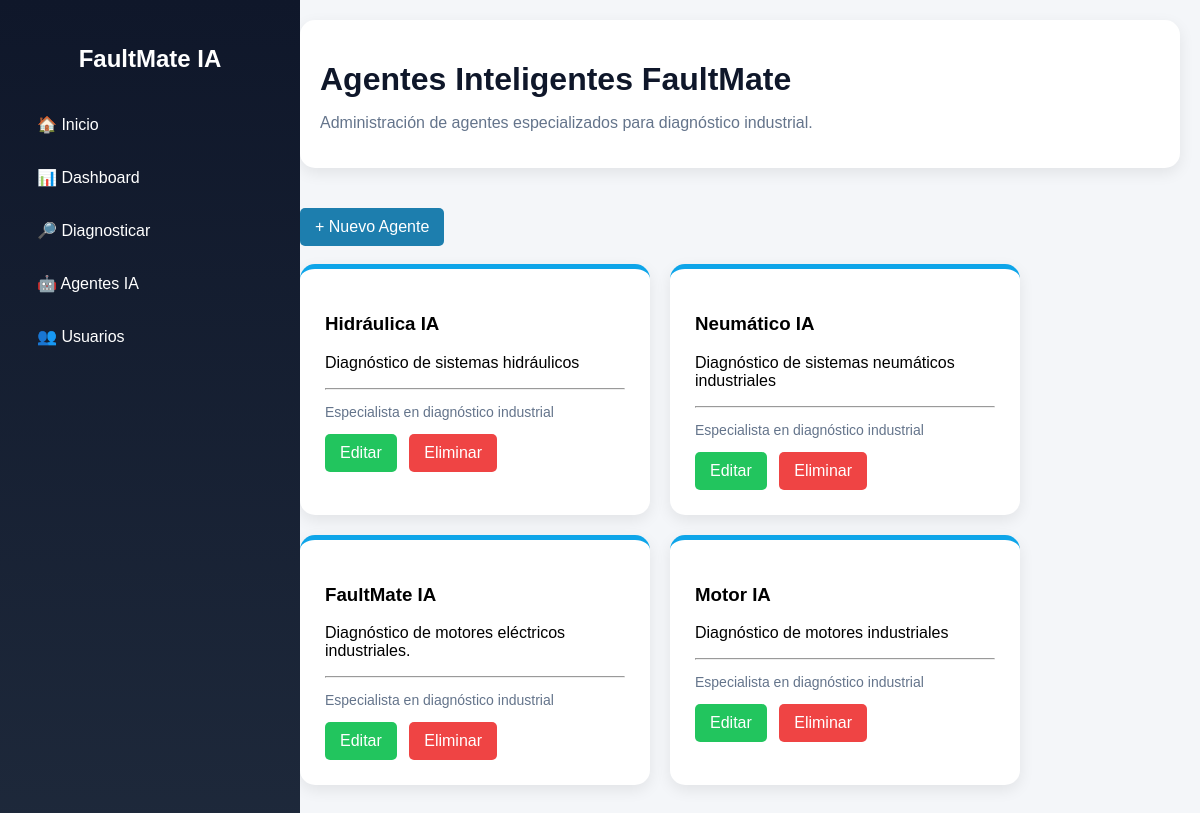
Page /agentes/ on the committed database.
### agentes/models.py (models this page shows, shortened)
class Agentes(models.Model):
    nombre = models.CharField(max_length=100)
    descripcion = models.TextField()
    prompt = models.TextField(
        blank=True,
        null=True
    )
    temperatura = models.FloatField(default=0.7)
    tokens = models.IntegerField(default=1000)

### dashboard/views.py (the view)
# urls.py: path('agentes/', views.agentes, name='agentes'),
def agentes(request):
    agentes = Agentes.objects.all()
    return render(
        request,
        'dashboard/agentes.html',
        {
            'agentes': agentes
        }
    )

### dashboard/templates/dashboard/agentes.html (shortened to what this page needs)
<!DOCTYPE html>
<html>
<head>
</head>
<body>
<div class="sidebar">
<h2> FaultMate IA</h2>
<a href="/">🏠 Inicio</a>
<a href="/dashboard/">📊 Dashboard</a>
<a href="/diagnosticar/">🔎 Diagnosticar</a>
<a href="/agentes/">🤖 Agentes IA</a>
<a href="/usuarios/">👥 Usuarios</a>
</div>
<div class="main">
<div class="header">
    <h1> Agentes Inteligentes FaultMate</h1>
<p>
Administración de agentes especializados para diagnóstico industrial.
</p>
</div>
<div class="container">
<a href="/agentes/nuevo/" class="btn">
+ Nuevo Agente
</a>
<br><br>
<div class="cards">
{% for agente in agentes %}
<div class="card">
<h3>
 {{ agente.nombre }}
</h3>
<p>{{ agente.descripcion }}</p>
<hr>
<p style="color:#64748b;font-size:14px;">
Especialista en diagnóstico industrial
</p>
<a href="/agentes/editar/{{ agente.id }}/" class="btn btn-editar">
        Editar
</a>
<a href="/agentes/eliminar/{{ agente.id }}/" class="btn btn-eliminar">
Eliminar
</a>
</div>
{% endfor %}
</div>
<br>
</div>
</div>
</body>
</html>

### dashboard/templates/dashboard/agentes.html (style rules this page uses)
body { font-family:Arial,sans-serif; background:#f4f6f9; margin:0; display:flex; }
.header { background:white; padding:20px; border-radius:15px; margin:20px; box-shadow:0 5px 15px rgb(0,0,0,.08) }
.container { padding:20px; }
.cards { display:flex; gap:20px; flex-wrap:wrap; }
.card { background:white; width:300px; padding:25px; border-radius:15px; box-shadow:0px 5px 15px rgb(0,0,0,.08); border-top:5px solid #0ea5e9; transition:.3s; }
.btn { background:#1d7eae; color:white; border:none; outline:none; padding:10px 15px; border-radius:5px; cursor:pointer; text-decoration:none; display:inline-block; margin-right:8px; }
.btn-editar { background:#22c55e; }
.btn-eliminar { background:#ef4444; }
.sidebar { width:250px; height:100vh; background:linear-gradient(180deg,#0f172a,#1e293b); color:white; padding:25px; position:fixed; }
.sidebar h2 { text-align:center; margin-bottom:30px; }
.sidebar a { display:block; color:white; text-decoration:none; padding:12px; margin-bottom:10px; border-radius:10px; }
.main { margin-left:280px; width:100%; }
.header h1 { color:#0f172a; margin-bottom:8px; }
.header p { color:#64748b; }

### rows in the picture
Agentes: nombre "Hidráulica IA", descripcion "Diagnóstico de sistemas hidráulicos"
Agentes: nombre "Neumático IA", descripcion "Diagnóstico de sistemas neumáticos industriales"
Agentes: nombre "FaultMate IA", descripcion "Diagnóstico de motores eléctricos industriales."
Agentes: nombre "Motor IA", descripcion "Diagnóstico de motores industriales"
